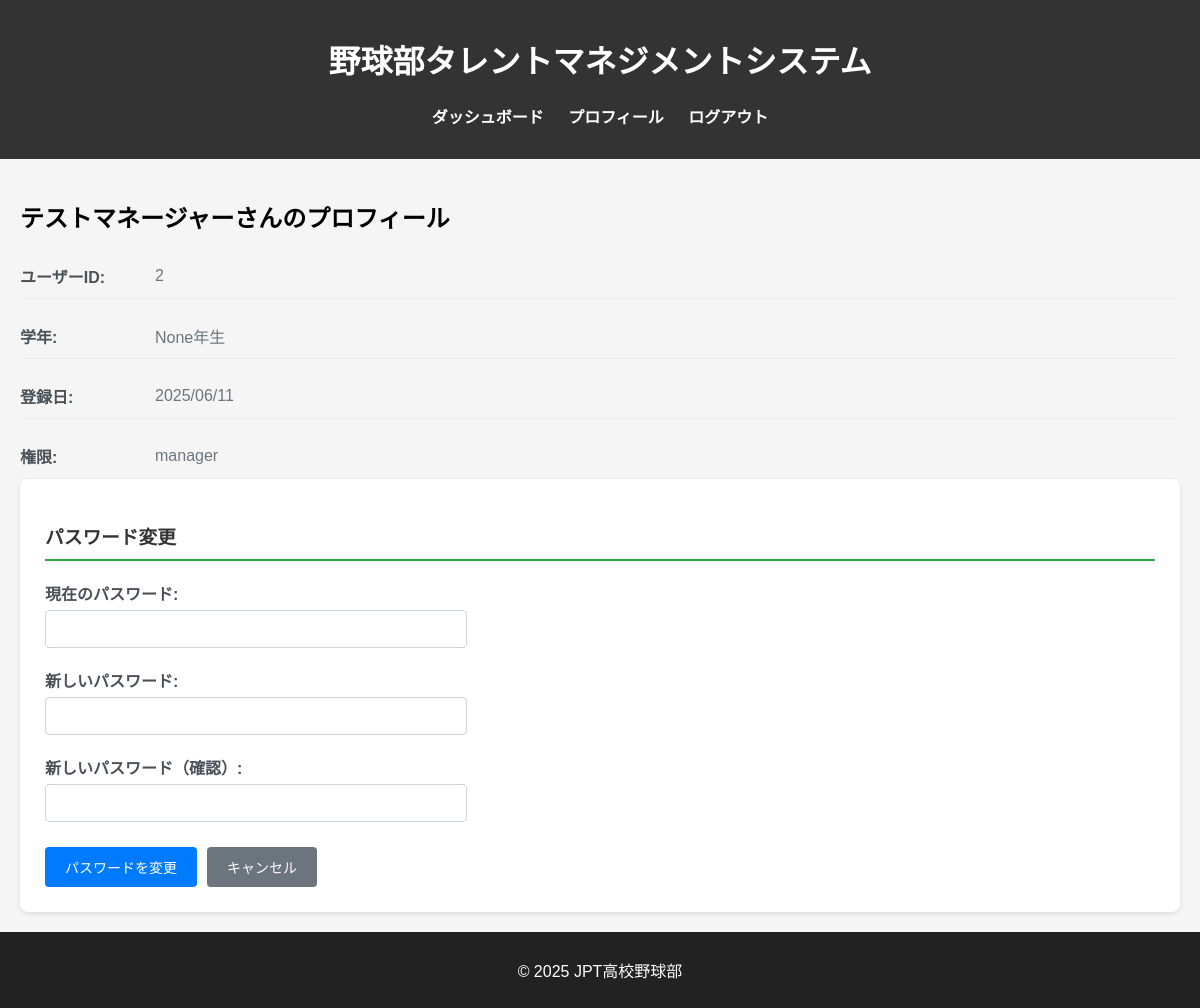
Screenshot of /profile (signed in) with the database file from the repository.
### db_models.py (models this page shows, shortened)
class User(db.Model, UserMixin):
    __tablename__ = 'users'
    user_id = db.Column(db.Integer, primary_key=True)
    fs_uniquifier = db.Column(db.String(64), unique=True, nullable=False, default=lambda: str(uuid.uuid4()))  # 追加
    name = db.Column(db.String(100), nullable=False)
    password_hash = db.Column(db.String(200), nullable=False)
    grade = db.Column(db.Integer, nullable=True)
    is_active = db.Column(db.Boolean, default=True)
    created_at = db.Column(db.DateTime, default=lambda: datetime.now(tz=ZoneInfo('Asia/Tokyo')))
    updated_at = db.Column(db.DateTime, default=lambda: datetime.now(tz=ZoneInfo('Asia/Tokyo')), onupdate=lambda: datetime.now(tz=ZoneInfo('Asia/Tokyo')))
    roles = db.relationship('Role', secondary='user_roles', backref=db.backref('users', lazy='dynamic'))
    def get_id(self):
        return str(self.user_id)  # Flask-Login 用の get_id()

class Role(db.Model, RoleMixin):
    __tablename__ = 'roles'
    id = db.Column(db.Integer, primary_key=True)
    name = db.Column(db.String(80), unique=True, nullable=False)

### blueprints/main.py (the view)
@main_bp.route('/profile')
@login_required
def profile():
    user_id = current_user.get_id()
    user = User.query.get(user_id)
    return render_template('profile.html',
                           user=user,
                           current_user=current_user)

### app.py (called while the page is built)
@login_manager.user_loader
def load_user(user_id):
    return User.query.get(int(user_id))

### templates/profile.html (shortened to what this page needs)
{% extends "base.html" %}
{% block content %}
<div class="user-profile-container">
    <div class="user-info-section">
        <h2>{{ user.name }}さんのプロフィール</h2>
        <div class="user-details">
            <div class="detail-row">
                <span class="detail-label">ユーザーID:</span>
                <span class="detail-value">{{ user.user_id }}</span>
            </div>
            <div class="detail-row">
                <span class="detail-label">学年:</span>
                <span class="detail-value">{{ user.grade }}年生</span>
            </div>
            <div class="detail-row">
                <span class="detail-label">登録日:</span>
                <span class="detail-value">{{ user.created_at.strftime('%Y/%m/%d') }}</span>
            </div>
            <div class="detail-row">
                <span class="detail-label">権限:</span>
                <span class="detail-value">
                    {% for role in user.roles %}
                        {{ role.name }}{% if not loop.last %}, {% endif %}
                    {% endfor %}
                </span>
            </div>
        </div>
    </div>
    <div class="password-change-section">
        <h3>パスワード変更</h3>
        <form method="POST" action="{{ url_for('main.change_password') }}" class="password-form">
            <div class="form-group">
                <label for="current_password">現在のパスワード:</label>
                <input type="password" id="current_password" name="current_password" required>
            </div>
            <div class="form-group">
                <label for="new_password">新しいパスワード:</label>
                <input type="password" id="new_password" name="new_password" required minlength="6">
            </div>
            <div class="form-group">
                <label for="confirm_password">新しいパスワード（確認）:</label>
                <input type="password" id="confirm_password" name="confirm_password" required minlength="6">
            </div>
            <div class="form-actions">
                <button type="submit" class="btn btn-primary">パスワードを変更</button>
                <a href="{{ url_for('main.my_records') }}" class="btn btn-secondary">キャンセル</a>
            </div>
        </form>
    </div>
</div>
{% endblock %}

### static/styles.css (style rules this page uses)
body { font-family: Arial, sans-serif; margin: 0; padding: 0; background-color: #f5f5f5; }
.user-profile-container { padding: 20px; }
.user-details { display: grid; gap: 15px; }
.detail-row { display: flex; align-items: center; padding: 10px 0; border-bottom: 1px solid #e9ecef; }
.detail-label { font-weight: bold; color: #495057; min-width: 120px; margin-right: 15px; }
.detail-value { color: #6c757d; }
.password-change-section { background: #fff; padding: 25px; border-radius: 8px; box-shadow: 0 2px 4px rgba(0,0,0,0.1); }
.password-change-section h3 { color: #333; margin-bottom: 20px; border-bottom: 2px solid #28a745; padding-bottom: 10px; }
.password-form { max-width: 400px; }
.form-group { margin-bottom: 20px; }
.form-group label { display: block; margin-bottom: 5px; font-weight: bold; color: #495057; }
.form-group input { width: 100%; padding: 10px; border: 1px solid #ced4da; border-radius: 4px; font-size: 14px; }
.form-actions { display: flex; gap: 10px; margin-top: 25px; }
.btn { padding: 10px 20px; border: none; border-radius: 4px; cursor: pointer; text-decoration: none; font-size: 14px; transition: background-color 0.2s; }
.btn-primary { background-color: #007bff; color: white; }
.btn-secondary { background-color: #6c757d; color: white; }

### rows the page displays
User: name "テストマネージャー", user_id "2", grade "None", created_at "2025/06/11"
Role: name "manager"
